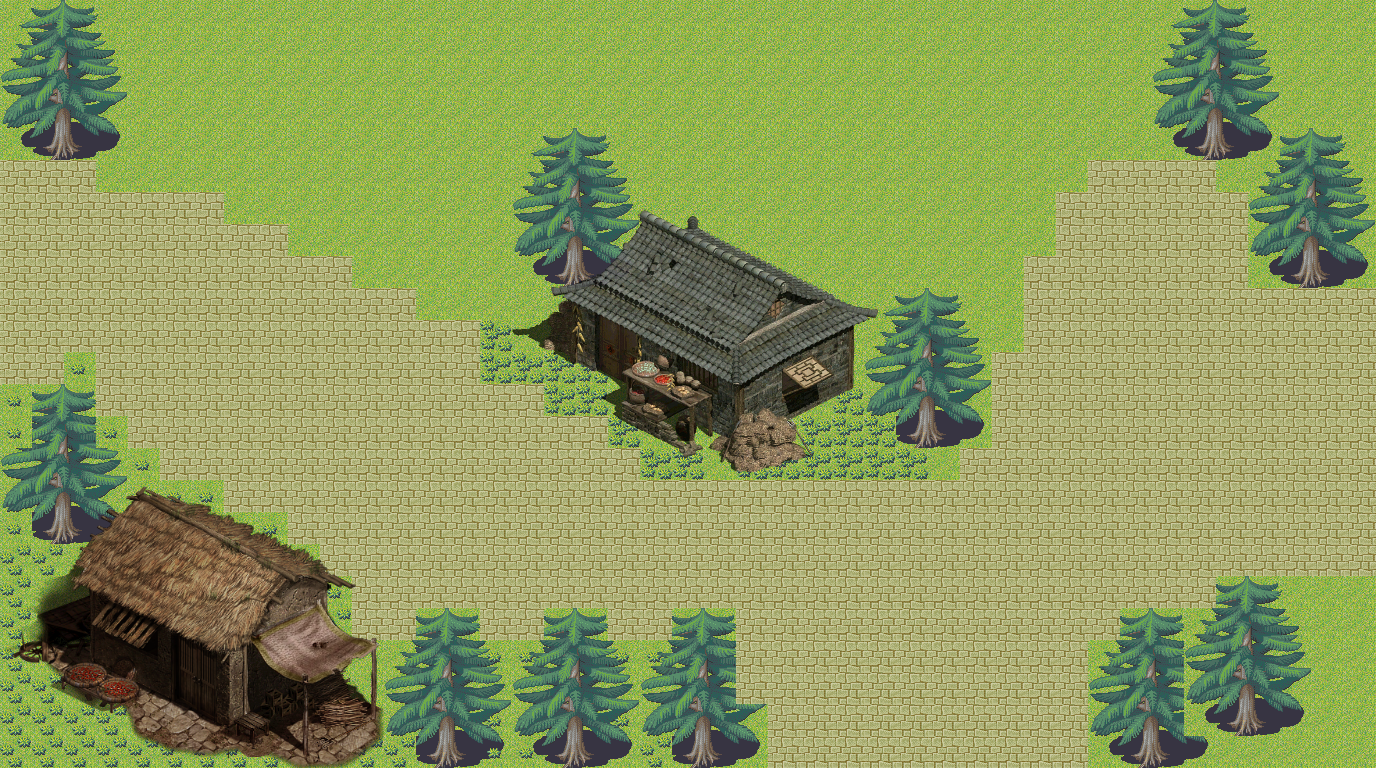

This is a level from a 2D game, rendered from its Tiled map with the project's own tilesets. A one-line summary and the map file follow, with tile-layer data summarised:
An orthogonal 43x24 tile map with 32x32 px tiles, 4 tile layers (Ground, Tree, Path, House), 3 tilesets.

<map version="1.2" tiledversion="1.2.0" orientation="orthogonal" renderorder="right-down" width="43" height="24" tilewidth="32" tileheight="32" infinite="0" nextlayerid="5" nextobjectid="1">
 <tileset firstgid="1" name="古色地图" tilewidth="32" tileheight="32" tilecount="496" columns="8">
  <image source="../img/古色地图.png" width="256" height="1984" />
 </tileset>
 <tileset firstgid="497" source="../img/建筑.tsx" />
 <tileset firstgid="605" source="../img/茅草屋.tsx" />
 <layer id="1" name="Ground" width="43" height="24">
  <data>[1032 cells, 1032 non-empty, 1 distinct tile ids]</data>
 </layer>
 <layer id="3" name="Tree" width="43" height="24">
  <data>[1032 cells, 265 non-empty, 23 distinct tile ids]</data>
 </layer>
 <layer id="4" name="Path" width="43" height="24">
  <data>[1032 cells, 408 non-empty, 2 distinct tile ids]</data>
 </layer>
 <layer id="2" name="House" width="43" height="24">
  <data>[1032 cells, 216 non-empty, 216 distinct tile ids]</data>
 </layer>
</map>
